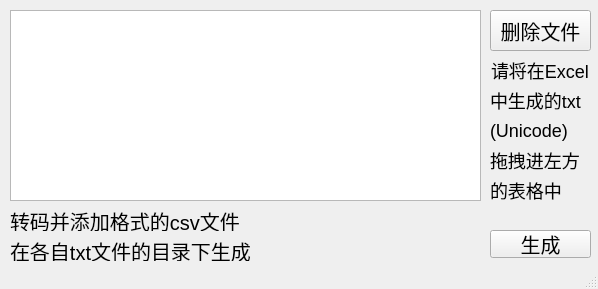
<?xml version="1.0" encoding="UTF-8"?>
<ui version="4.0">
 <class>csv_utf_8Class</class>
 <widget class="QMainWindow" name="csv_utf_8Class">
  <property name="geometry">
   <rect>
    <x>0</x>
    <y>0</y>
    <width>598</width>
    <height>289</height>
   </rect>
  </property>
  <property name="windowTitle">
   <string>Tracefinder导入csv生成工具</string>
  </property>
  <widget class="QWidget" name="centralWidget">
   <widget class="QPushButton" name="pushButton">
    <property name="geometry">
     <rect>
      <x>490</x>
      <y>10</y>
      <width>101</width>
      <height>41</height>
     </rect>
    </property>
    <property name="styleSheet">
     <string notr="true">QPushButton{
	font-size : 20px;
}</string>
    </property>
    <property name="text">
     <string>删除文件</string>
    </property>
   </widget>
   <widget class="QTableWidget" name="tableWidget">
    <property name="geometry">
     <rect>
      <x>10</x>
      <y>10</y>
      <width>471</width>
      <height>191</height>
     </rect>
    </property>
   </widget>
   <widget class="QLabel" name="label">
    <property name="geometry">
     <rect>
      <x>10</x>
      <y>210</y>
      <width>471</width>
      <height>21</height>
     </rect>
    </property>
    <property name="styleSheet">
     <string notr="true">QLabel{
	font-size : 20px;
}</string>
    </property>
    <property name="text">
     <string>转码并添加格式的csv文件</string>
    </property>
   </widget>
   <widget class="QPushButton" name="pushButton_2">
    <property name="geometry">
     <rect>
      <x>490</x>
      <y>230</y>
      <width>101</width>
      <height>28</height>
     </rect>
    </property>
    <property name="styleSheet">
     <string notr="true">QPushButton{
	font-size : 20px;
}</string>
    </property>
    <property name="text">
     <string>生成</string>
    </property>
   </widget>
   <widget class="QLabel" name="label_2">
    <property name="geometry">
     <rect>
      <x>10</x>
      <y>240</y>
      <width>471</width>
      <height>21</height>
     </rect>
    </property>
    <property name="styleSheet">
     <string notr="true">QLabel{
	font-size : 20px;
}</string>
    </property>
    <property name="text">
     <string>在各自txt文件的目录下生成</string>
    </property>
   </widget>
   <widget class="QLabel" name="label_3">
    <property name="geometry">
     <rect>
      <x>491</x>
      <y>60</y>
      <width>101</width>
      <height>21</height>
     </rect>
    </property>
    <property name="styleSheet">
     <string notr="true">QLabel{
	font-size : 18px;
}</string>
    </property>
    <property name="text">
     <string>请将在Excel</string>
    </property>
   </widget>
   <widget class="QLabel" name="label_4">
    <property name="geometry">
     <rect>
      <x>490</x>
      <y>90</y>
      <width>101</width>
      <height>21</height>
     </rect>
    </property>
    <property name="styleSheet">
     <string notr="true">QLabel{
	font-size : 18px;
}</string>
    </property>
    <property name="text">
     <string>中生成的txt</string>
    </property>
   </widget>
   <widget class="QLabel" name="label_5">
    <property name="geometry">
     <rect>
      <x>490</x>
      <y>150</y>
      <width>101</width>
      <height>21</height>
     </rect>
    </property>
    <property name="styleSheet">
     <string notr="true">QLabel{
	font-size : 18px;
}</string>
    </property>
    <property name="text">
     <string>拖拽进左方</string>
    </property>
   </widget>
   <widget class="QLabel" name="label_6">
    <property name="geometry">
     <rect>
      <x>490</x>
      <y>180</y>
      <width>101</width>
      <height>21</height>
     </rect>
    </property>
    <property name="styleSheet">
     <string notr="true">QLabel{
	font-size : 18px;
}</string>
    </property>
    <property name="text">
     <string>的表格中</string>
    </property>
   </widget>
   <widget class="QLabel" name="label_7">
    <property name="geometry">
     <rect>
      <x>490</x>
      <y>120</y>
      <width>101</width>
      <height>21</height>
     </rect>
    </property>
    <property name="styleSheet">
     <string notr="true">QLabel{
	font-size : 18px;
}</string>
    </property>
    <property name="text">
     <string>(Unicode)</string>
    </property>
   </widget>
  </widget>
  <widget class="QStatusBar" name="statusBar"/>
 </widget>
 <layoutdefault spacing="6" margin="11"/>
 <resources>
  <include location="csv_utf_8.qrc"/>
 </resources>
 <connections/>
</ui>
